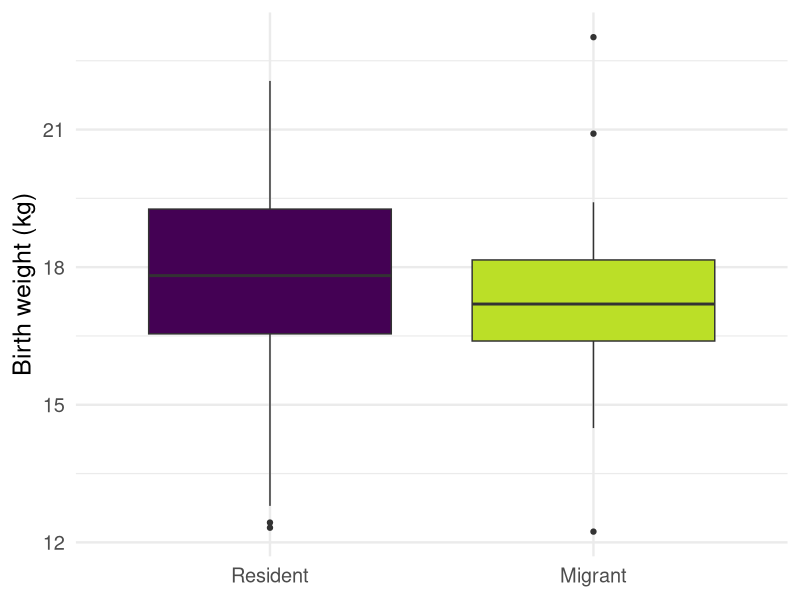
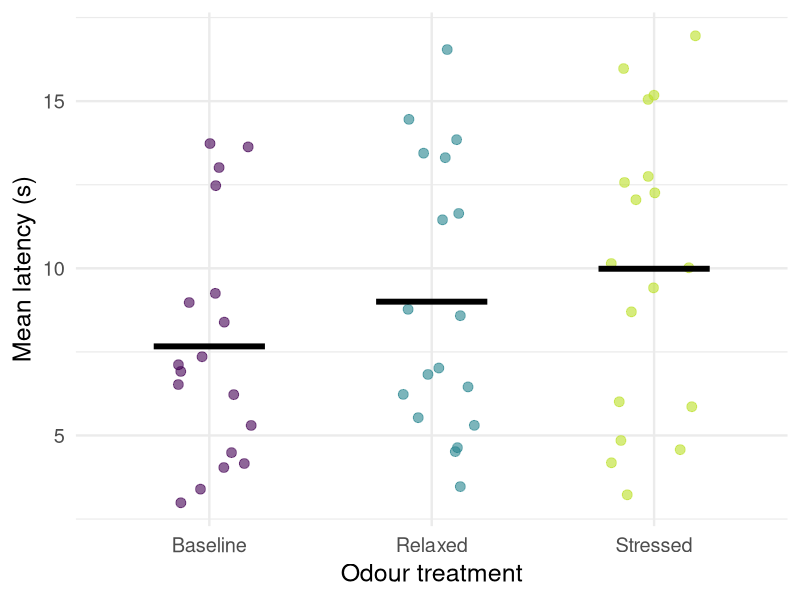
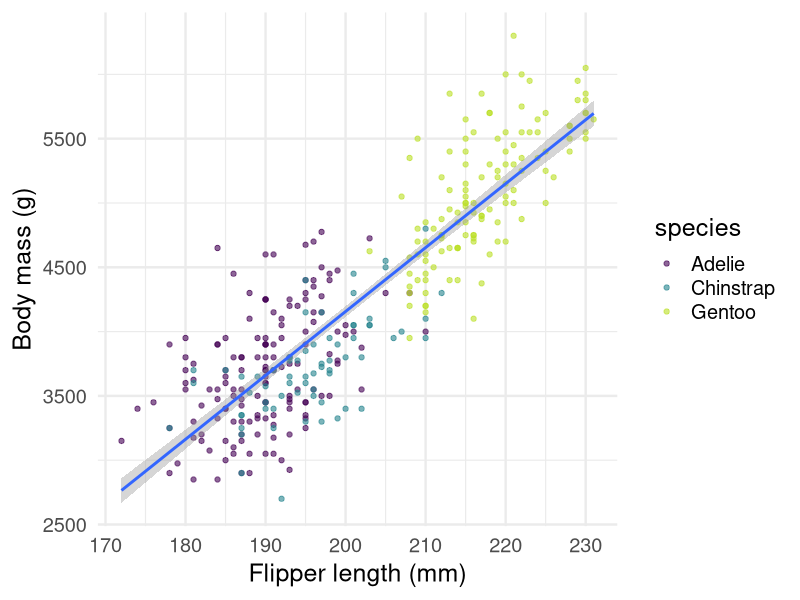
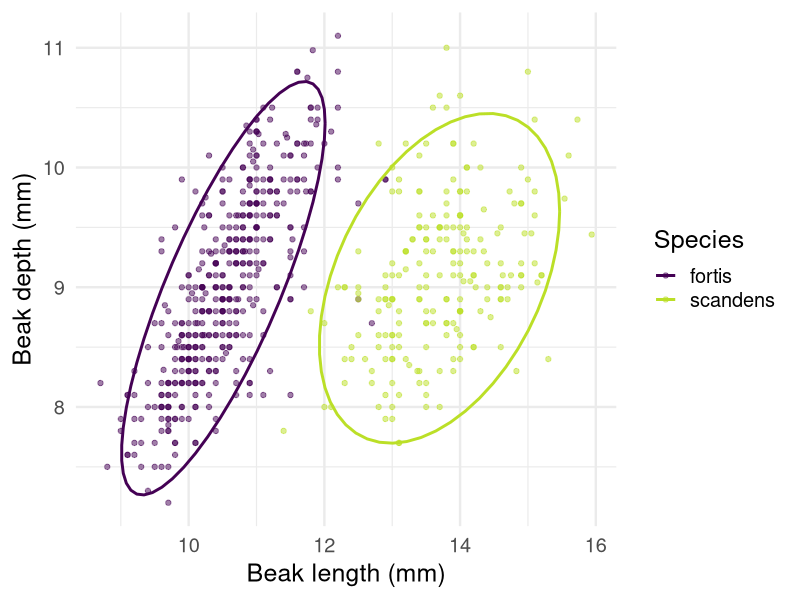

Here is the R script that generated these plots, in order:
## ---- chunk 1
#| label: setup-journey
#| include: false
library(ggplot2)
## ---- chunk 2
#| label: elk-birthweight
#| code-fold: true
#| echo: true
#| warning: false
#| message: false
elk <- read.csv("data/elk_calf_clean.csv")
elk$mig_status <- factor(elk$mig_status,
  levels = c("Resident", "Eastern"),
  labels = c("Resident", "Migrant")
)

ggplot(elk, aes(x = mig_status, y = birth_wt, fill = mig_status)) +
  geom_boxplot(show.legend = FALSE) +
  scale_fill_viridis_d(end = 0.9) +
  labs(x = NULL, y = "Birth weight (kg)") +
  theme_minimal(base_size = 18)
## ---- chunk 3
#| label: dog-odour
#| code-fold: true
#| echo: true
#| warning: false
#| message: false
dogs <- read.csv("data/dog_odour_clean.csv")
dogs$treatment <- factor(dogs$treatment,
  levels = c("Baseline", "Relaxed", "Stressed")
)

dog_means <- aggregate(latency ~ dog_id + treatment, data = dogs, FUN = mean)

ggplot(dog_means, aes(x = treatment, y = latency, colour = treatment)) +
  geom_jitter(width = 0.2, size = 3, alpha = 0.6) +
  stat_summary(fun = mean, geom = "crossbar", width = 0.5,
    linewidth = 0.8, colour = "black") +
  scale_colour_viridis_d(end = 0.9) +
  labs(x = "Odour treatment", y = "Mean latency (s)") +
  theme_minimal(base_size = 18) +
  theme(legend.position = "none")
## ---- chunk 4
#| label: penguin-regression
#| code-fold: true
#| echo: true
#| warning: false
#| message: false
penguins <- palmerpenguins::penguins

ggplot(penguins, aes(x = flipper_length_mm, y = body_mass_g)) +
  geom_point(aes(colour = species), alpha = 0.6) +
  geom_smooth(method = "lm") +
  scale_colour_viridis_d(end = 0.9) +
  labs(x = "Flipper length (mm)", y = "Body mass (g)") +
  theme_minimal(base_size = 18)
## ---- chunk 5
#| label: darwin-finches
#| code-fold: true
#| echo: true
#| warning: false
#| message: false
finches <- read.csv("data/darwin_finches_clean.csv")

ggplot(finches, aes(x = beak_length, y = beak_depth, colour = species)) +
  geom_point(alpha = 0.5) +
  stat_ellipse(linewidth = 1) +
  scale_colour_viridis_d(end = 0.9) +
  labs(x = "Beak length (mm)", y = "Beak depth (mm)", colour = "Species") +
  theme_minimal(base_size = 18)
